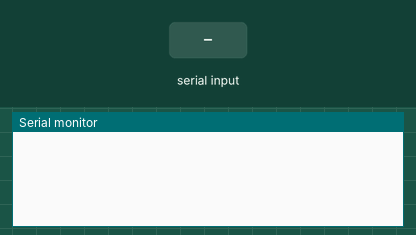
Recording of a sketch running on a simulated Arduino Uno, built with avr-gcc and run on an emulated ATmega328P. On the bench: the last lines printed to the serial monitor. Inputs (shaded band) come from the test bench.

Above: at 1.2 s.
1.3 s: "1\n" received over Serial
At 2.5 s:
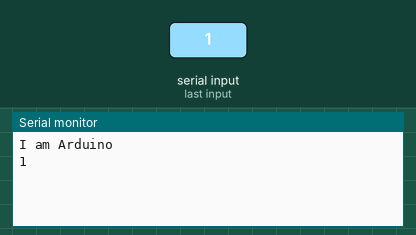
2.8 s: "0\n" received over Serial
At 3.9 s:
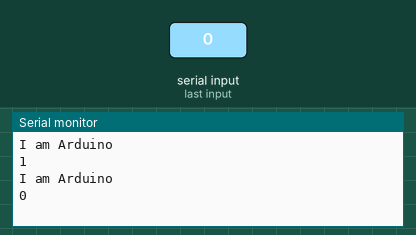
4.3 s: "2\n" received over Serial
At 5.0 s:
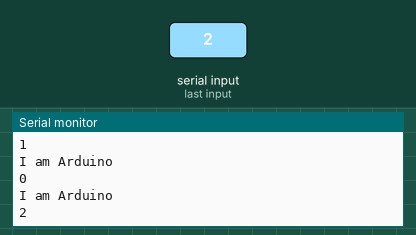

Measured:
- after the input at 1.3 s, the serial monitor: prints a new line at once (image 1)
- after the input at 2.8 s, the serial monitor: prints a new line at once (image 2)
- after the input at 4.3 s, the serial monitor: prints a new line at once (image 3)

The sketch:

arduino_bidirectional.ino
```cpp
void setup() {
  Serial.begin(9600);
}
void loop() {
  if (Serial.available() > 0) {
    String data = Serial.readStringUntil('\n');
    Serial.print("I am Arduino\n");
    Serial.println(data);
  }
}
```
